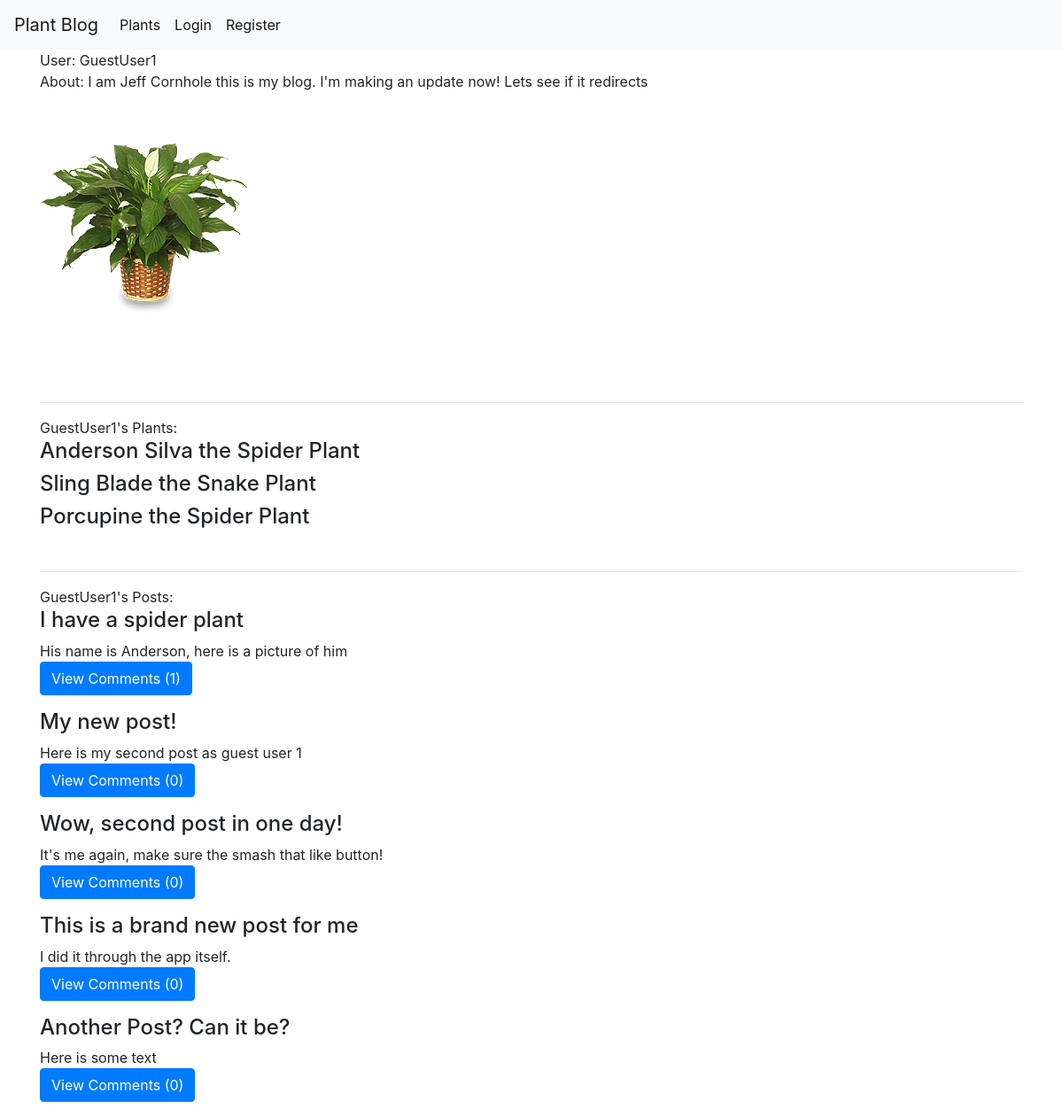
Screenshot of /profiles/user/3 with the database file from the repository.
### profiles/models.py (models this page shows, shortened)
class UserProfile(models.Model):
  user = models.OneToOneField(User, unique=True, on_delete=models.CASCADE, primary_key=True)
  profile_image = models.ImageField(default='default_profile.jpg', upload_to='profile_pic', blank=True)
  about = models.CharField(max_length=600, default='', blank=True)
  zipcode = models.CharField(max_length=5, default='', blank=True)
  requires_comment_validation = models.BooleanField(default=False)
  following = models.ManyToManyField('self', through='FollowedUser', symmetrical=False, related_name='is_following')

class UserPlant(models.Model):
  user = models.ForeignKey(User, on_delete=models.CASCADE)
  plant = models.ForeignKey('plants.Plant', on_delete=models.CASCADE)
  nickname = models.CharField(max_length=25, default='')
  userplant_image = models.ImageField(upload_to='userplant_pic', blank=True)

### plants/models.py (models this page shows, shortened)
class Plant(models.Model):
  name = models.CharField(max_length=80)
  bionominal = models.CharField(max_length=80)
  description = models.TextField()
  sun_pref_choices = [
      ('1', "High"),
      ('2', "Med/High"),
      ('3', "Med"),
      ('4', "Med/Low"),
      ('5', "Low"),
      ('6', "Any")]
  sun_pref = models.CharField(max_length=10, choices=sun_pref_choices)
  water_freq = models.IntegerField()
  fertilizer_freq = models.IntegerField()

### posts/models.py (models this page shows, shortened)
class Post(models.Model):
  author = models.ForeignKey(User, on_delete=models.CASCADE)
  title = models.CharField(max_length=200)
  text = models.TextField()
  user_likes = models.ManyToManyField(User, related_name='posts_liked', blank=True)
  post_image = models.ImageField(upload_to='post_picture', blank=True)
  created_dt = models.DateTimeField(default=timezone.now)
  published_dt = models.DateTimeField(blank=True, null=True)

### profiles/views.py (the view)
# urls.py: path('user/<int:pk>', views.ProfileView.as_view(), name='profile'),
class ProfileView(generic.DetailView):
  model = UserProfile
  context_object_name = 'user_profile'
  template_name = "profiles/user.html"
  def get_context_data(self, *args, **kwargs):
    context = super().get_context_data(**kwargs)
    user = get_object_or_404(User, id=self.kwargs['pk'])
    context['user_plants'] = UserPlant.objects.filter(user=user)
    context['posts'] = Post.objects.filter(author=user)
    return context

### profiles/templates/profiles/user.html (shortened to what this page needs)
{% extends "base.html" %}
{% block content %}
  User: {{ user_profile.user }} <br>
  About: {{ user_profile.about }} <br>
  <div class="media">
    <img src="{{ user_profile.profile_image.url }}"> <br>
  </div><br><br>
  <hr>
  {{ user_profile.user }}'s Plants:
  {% for plant in user_plants %}
    <h4> {{ plant.nickname }} the {{ plant.plant.name }} </h4>
  {% endfor %}
  <br>
  <hr>
   {{ user_profile.user }}'s Posts: <br>
  {% for post in posts %}
    <h4> {{ post.title }} </h4>
    {{ post.text }} <br>
    <p>
      <a class="btn btn-primary" data-toggle="collapse" href="#collapseExample" role="button" aria-expanded="false" aria-controls="collapseExample">
        View Comments ({{post.comments.all.count}})
      </a>
    </p>
  {% endfor %}
{% endblock %}

### static/main.css (style rules this page uses)
h2, h3, h4, h5, h6 { color: green; }
body { background: green; color: green; margin-top: 5rem; }

### rows the page displays
UserProfile: user "GuestUser1", about "I am Jeff Cornhole this is my blog. I'm making an update now! Lets see if it redirects", profile_image (picture)
UserPlant: nickname "Anderson Silva", plant.name "Spider Plant"
UserPlant: nickname "Sling Blade", plant.name "Snake Plant"
UserPlant: nickname "Porcupine", plant.name "Spider Plant"
Post: title "I have a spider plant", text "His name is Anderson, here is a picture of him", comments.all.count "1"
Post: title "My new post!", text "Here is my second post as guest user 1", comments.all.count "0"
Post: title "Wow, second post in one day!", text "It's me again, make sure the smash that like button!", comments.all.count "0"
Post: title "This is a brand new post for me", text "I did it through the app itself.", comments.all.count "0"
Post: title "Another Post? Can it be?", text "Here is some text", comments.all.count "0"
